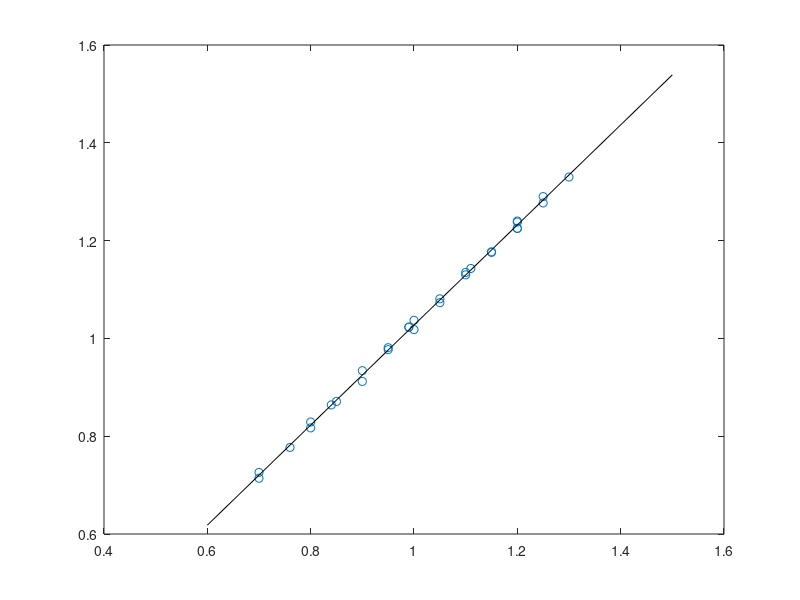

This figure's MATLAB source:
function [P_flow, flows ] = tap_aaf_flow_ref;
% This function encapsulates measurements of the TAP AAF serial displayed flow and a TSI 4100 connected in series.
% We'll reference the flows reported by AAF PSAP, PNNL PSAP, and AAF TAP to
% this single flow meter.  While not absolutely calibrated it should remove
% relative calibration differences, especially since they were all operated
% at the same fixed nominal flow rate of 1 LPM.  

% I also recorded front panel values but these do not appear to correspond
% to the values reported in the serial stream and are to fewer digits of
% decimal precision
%[ front panel, serial packet, TSI 4100]
flows = [...
0.99 1.023 1.01
0.7 0.726 0.725
0.76 0.777 0.774
0.8 0.817 0.808
0.85 0.871 0.862
0.9 0.912 0.895
0.95 0.977 0.957
1.0 1.018 0.999
1.05 1.073 1.05
1.1 1.13 1.105
1.15 1.176 1.153
1.2 1.225 1.202
1.2 1.225 1.202
1.25 1.277 1.255
1.3 1.33 1.310
1.2 1.238 1.213
1.1 1.135 1.109
0.99 1.023 0.998
0.9 0.934 0.913
0.8 0.829 0.816
0.7 0.714 0.708
1.25 1.290 1.262
1.2 1.240 1.216
1.15 1.177 1.152
1.11 1.143 1.116
1.05 1.081 1.053
1.00 1.037 1.01
0.95 0.981 0.957
0.84 0.864 0.849
];

P_flow_lin = polyfit(flows(:,1), flows(:,2), 1);
% P_flow_quad = polyfit(flows(:,1), flows(:,2), 3);
lims = [0.6, 1.5];
figure; plot(flows(:,1), flows(:,2), 'o', lims, polyval(P_flow_lin,lims), 'k-');  
P_flow = P_flow_lin; 
end

